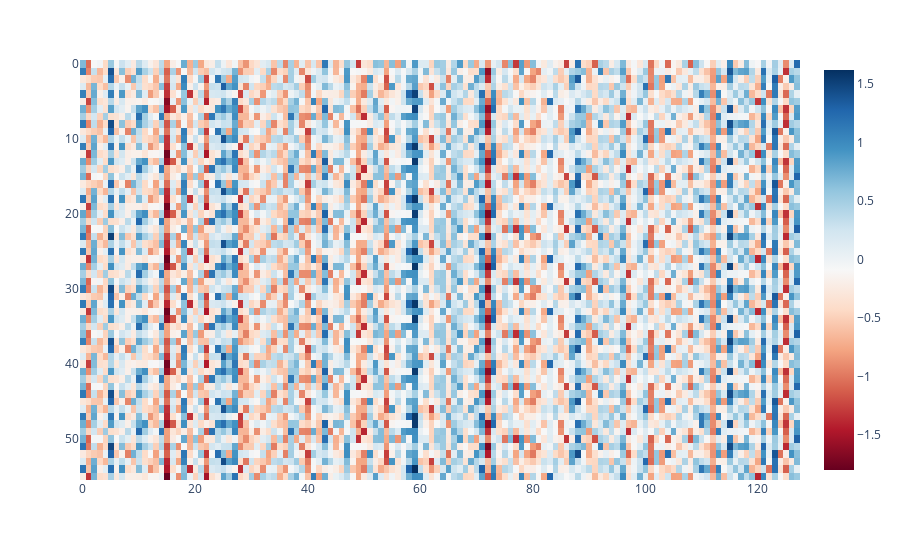

The code cell stored with this chart in its notebook:
### Code cell
plot.imshow(t_flat_acts)

### Figure 1 — Plotly figure (JSON) as saved in the notebook; plotly's stock layout.template omitted (floating-point values rounded to 4 significant figures; data arrays with more than 128 entries replaced by an {"elided": "..."} marker saying what was removed)
{"data": [{"coloraxis": "coloraxis", "hovertemplate": "x: %{x}<br>y: %{y}<br>color: %{z}<extra></extra>", "name": "0", "type": "heatmap", "xaxis": "x", "yaxis": "y", "z": {"elided": "56x128 float values"}}], "layout": {"coloraxis": {"colorscale": [[0, "rgb(103,0,31)"], [0.1, "rgb(178,24,43)"], [0.2, "rgb(214,96,77)"], [0.3, "rgb(244,165,130)"], [0.4, "rgb(253,219,199)"], [0.5, "rgb(247,247,247)"], [0.6, "rgb(209,229,240)"], [0.7, "rgb(146,197,222)"], [0.8, "rgb(67,147,195)"], [0.9, "rgb(33,102,172)"], [1, "rgb(5,48,97)"]]}, "margin": {"t": 60}, "xaxis": {"anchor": "y", "domain": [0, 1]}, "yaxis": {"anchor": "x", "autorange": "reversed", "domain": [0, 1]}}}
